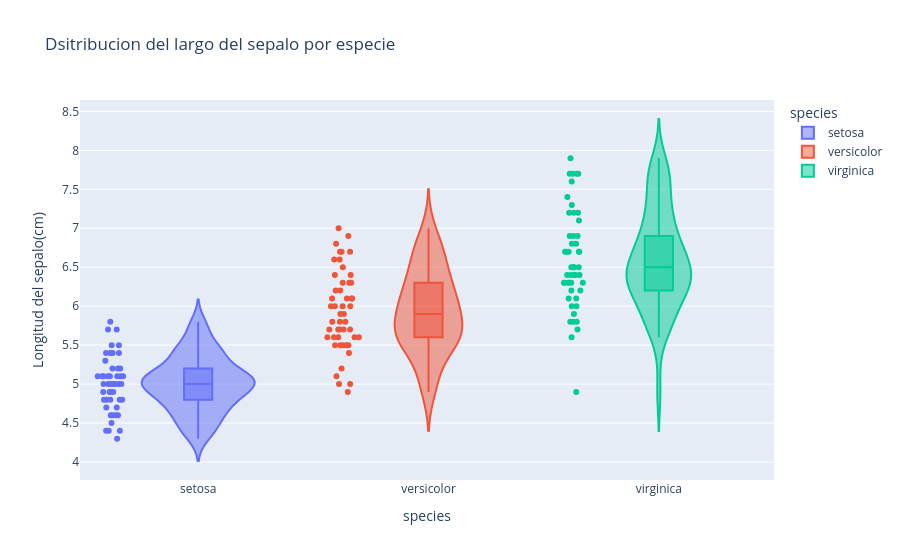

Notebook code for this chart:
### Code cell
# 4. Violin plot del largo del sépalo
# Construye un gráfico de violín para comparar `sepal_length` entre especies. Incluye dentro del violín un
# boxplot y muestra todos los puntos. Explica qué información adicional aporta el violín respecto al boxplot.
# Conceptos a practicar: px.violin, densidad, box y puntos.
fig=px.violin(         
    data_frame=df,
    x="species",
    y="sepal_length",
    color="species",
    points="all",
    box=True,
    title="Dsitribucion del largo del sepalo por especie",
    labels={
        "specie":"Especie",
        "sepal_length":"Longitud del sepalo(cm)"
    }
)
fig.show()

### Figure 1 — Plotly figure (JSON) as saved in the notebook; plotly's stock layout.template omitted (floating-point values rounded to 4 significant figures)
{"data": [{"alignmentgroup": "True", "box": {"visible": true}, "hovertemplate": "species=%{x}<br>Longitud del sepalo(cm)=%{y}<extra></extra>", "legendgroup": "setosa", "marker": {"color": "#636efa"}, "name": "setosa", "offsetgroup": "setosa", "orientation": "v", "points": "all", "scalegroup": "True", "showlegend": true, "type": "violin", "x": ["setosa", "setosa", "setosa", "setosa", "setosa", "setosa", "setosa", "setosa", "setosa", "setosa", "setosa", "setosa", "setosa", "setosa", "setosa", "setosa", "setosa", "setosa", "setosa", "setosa", "setosa", "setosa", "setosa", "setosa", "setosa", "setosa", "setosa", "setosa", "setosa", "setosa", "setosa", "setosa", "setosa", "setosa", "setosa", "setosa", "setosa", "setosa", "setosa", "setosa", "setosa", "setosa", "setosa", "setosa", "setosa", "setosa", "setosa", "setosa", "setosa", "setosa"], "x0": " ", "xaxis": "x", "y": [5.1, 4.9, 4.7, 4.6, 5.0, 5.4, 4.6, 5.0, 4.4, 4.9, 5.4, 4.8, 4.8, 4.3, 5.8, 5.7, 5.4, 5.1, 5.7, 5.1, 5.4, 5.1, 4.6, 5.1, 4.8, 5.0, 5.0, 5.2, 5.2, 4.7, 4.8, 5.4, 5.2, 5.5, 4.9, 5.0, 5.5, 4.9, 4.4, 5.1, 5.0, 4.5, 4.4, 5.0, 5.1, 4.8, 5.1, 4.6, 5.3, 5.0], "y0": " ", "yaxis": "y"}, {"alignmentgroup": "True", "box": {"visible": true}, "hovertemplate": "species=%{x}<br>Longitud del sepalo(cm)=%{y}<extra></extra>", "legendgroup": "versicolor", "marker": {"color": "#EF553B"}, "name": "versicolor", "offsetgroup": "versicolor", "orientation": "v", "points": "all", "scalegroup": "True", "showlegend": true, "type": "violin", "x": ["versicolor", "versicolor", "versicolor", "versicolor", "versicolor", "versicolor", "versicolor", "versicolor", "versicolor", "versicolor", "versicolor", "versicolor", "versicolor", "versicolor", "versicolor", "versicolor", "versicolor", "versicolor", "versicolor", "versicolor", "versicolor", "versicolor", "versicolor", "versicolor", "versicolor", "versicolor", "versicolor", "versicolor", "versicolor", "versicolor", "versicolor", "versicolor", "versicolor", "versicolor", "versicolor", "versicolor", "versicolor", "versicolor", "versicolor", "versicolor", "versicolor", "versicolor", "versicolor", "versicolor", "versicolor", "versicolor", "versicolor", "versicolor", "versicolor", "versicolor"], "x0": " ", "xaxis": "x", "y": [7.0, 6.4, 6.9, 5.5, 6.5, 5.7, 6.3, 4.9, 6.6, 5.2, 5.0, 5.9, 6.0, 6.1, 5.6, 6.7, 5.6, 5.8, 6.2, 5.6, 5.9, 6.1, 6.3, 6.1, 6.4, 6.6, 6.8, 6.7, 6.0, 5.7, 5.5, 5.5, 5.8, 6.0, 5.4, 6.0, 6.7, 6.3, 5.6, 5.5, 5.5, 6.1, 5.8, 5.0, 5.6, 5.7, 5.7, 6.2, 5.1, 5.7], "y0": " ", "yaxis": "y"}, {"alignmentgroup": "True", "box": {"visible": true}, "hovertemplate": "species=%{x}<br>Longitud del sepalo(cm)=%{y}<extra></extra>", "legendgroup": "virginica", "marker": {"color": "#00cc96"}, "name": "virginica", "offsetgroup": "virginica", "orientation": "v", "points": "all", "scalegroup": "True", "showlegend": true, "type": "violin", "x": ["virginica", "virginica", "virginica", "virginica", "virginica", "virginica", "virginica", "virginica", "virginica", "virginica", "virginica", "virginica", "virginica", "virginica", "virginica", "virginica", "virginica", "virginica", "virginica", "virginica", "virginica", "virginica", "virginica", "virginica", "virginica", "virginica", "virginica", "virginica", "virginica", "virginica", "virginica", "virginica", "virginica", "virginica", "virginica", "virginica", "virginica", "virginica", "virginica", "virginica", "virginica", "virginica", "virginica", "virginica", "virginica", "virginica", "virginica", "virginica", "virginica", "virginica"], "x0": " ", "xaxis": "x", "y": [6.3, 5.8, 7.1, 6.3, 6.5, 7.6, 4.9, 7.3, 6.7, 7.2, 6.5, 6.4, 6.8, 5.7, 5.8, 6.4, 6.5, 7.7, 7.7, 6.0, 6.9, 5.6, 7.7, 6.3, 6.7, 7.2, 6.2, 6.1, 6.4, 7.2, 7.4, 7.9, 6.4, 6.3, 6.1, 7.7, 6.3, 6.4, 6.0, 6.9, 6.7, 6.9, 5.8, 6.8, 6.7, 6.7, 6.3, 6.5, 6.2, 5.9], "y0": " ", "yaxis": "y"}], "layout": {"legend": {"title": {"text": "species"}, "tracegroupgap": 0}, "title": {"text": "Dsitribucion del largo del sepalo por especie"}, "violinmode": "overlay", "xaxis": {"anchor": "y", "categoryarray": ["setosa", "versicolor", "virginica"], "categoryorder": "array", "domain": [0, 1], "title": {"text": "species"}}, "yaxis": {"anchor": "x", "domain": [0, 1], "title": {"text": "Longitud del sepalo(cm)"}}}}
